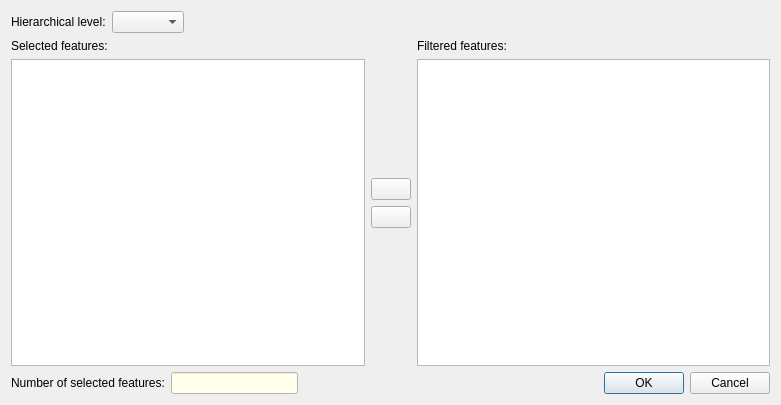
<?xml version="1.0" encoding="UTF-8"?>
<ui version="4.0">
 <class>SelectFeatureDlg</class>
 <widget class="QDialog" name="SelectFeatureDlg">
  <property name="geometry">
   <rect>
    <x>0</x>
    <y>0</y>
    <width>781</width>
    <height>405</height>
   </rect>
  </property>
  <property name="windowTitle">
   <string>Select features</string>
  </property>
  <property name="windowIcon">
   <iconset resource="../STAMP.qrc">
    <normaloff>:/icons/icons/programIcon.png</normaloff>:/icons/icons/programIcon.png</iconset>
  </property>
  <layout class="QVBoxLayout" name="verticalLayout_4">
   <item>
    <layout class="QHBoxLayout" name="horizontalLayout">
     <item>
      <widget class="QLabel" name="label_3">
       <property name="text">
        <string>Hierarchical level:</string>
       </property>
      </widget>
     </item>
     <item>
      <widget class="QComboBox" name="cboHierarchicalLevel">
       <property name="sizeAdjustPolicy">
        <enum>QComboBox::AdjustToContents</enum>
       </property>
      </widget>
     </item>
     <item>
      <spacer name="horizontalSpacer_2">
       <property name="orientation">
        <enum>Qt::Horizontal</enum>
       </property>
       <property name="sizeHint" stdset="0">
        <size>
         <width>40</width>
         <height>20</height>
        </size>
       </property>
      </spacer>
     </item>
    </layout>
   </item>
   <item>
    <layout class="QHBoxLayout" name="horizontalLayout_3">
     <item>
      <layout class="QVBoxLayout" name="verticalLayout_2">
       <item>
        <widget class="QLabel" name="label">
         <property name="text">
          <string>Selected features:</string>
         </property>
        </widget>
       </item>
       <item>
        <widget class="QListWidget" name="lstSelectedFeatures">
         <property name="selectionMode">
          <enum>QAbstractItemView::ExtendedSelection</enum>
         </property>
         <property name="sortingEnabled">
          <bool>true</bool>
         </property>
        </widget>
       </item>
      </layout>
     </item>
     <item>
      <layout class="QVBoxLayout" name="verticalLayout">
       <item>
        <spacer name="verticalSpacer">
         <property name="orientation">
          <enum>Qt::Vertical</enum>
         </property>
         <property name="sizeHint" stdset="0">
          <size>
           <width>20</width>
           <height>40</height>
          </size>
         </property>
        </spacer>
       </item>
       <item>
        <widget class="QPushButton" name="btnFilterFeature">
         <property name="text">
          <string/>
         </property>
         <property name="icon">
          <iconset resource="../STAMP.qrc">
           <normaloff>:/icons/icons/rightArrow.png</normaloff>:/icons/icons/rightArrow.png</iconset>
         </property>
        </widget>
       </item>
       <item>
        <widget class="QPushButton" name="btnAddFeature">
         <property name="text">
          <string/>
         </property>
         <property name="icon">
          <iconset resource="../STAMP.qrc">
           <normaloff>:/icons/icons/leftArrow.png</normaloff>:/icons/icons/leftArrow.png</iconset>
         </property>
        </widget>
       </item>
       <item>
        <spacer name="verticalSpacer_2">
         <property name="orientation">
          <enum>Qt::Vertical</enum>
         </property>
         <property name="sizeHint" stdset="0">
          <size>
           <width>20</width>
           <height>40</height>
          </size>
         </property>
        </spacer>
       </item>
      </layout>
     </item>
     <item>
      <layout class="QVBoxLayout" name="verticalLayout_3">
       <item>
        <widget class="QLabel" name="label_2">
         <property name="text">
          <string>Filtered features:</string>
         </property>
        </widget>
       </item>
       <item>
        <widget class="QListWidget" name="lstFilteredFeatures">
         <property name="selectionMode">
          <enum>QAbstractItemView::ExtendedSelection</enum>
         </property>
         <property name="sortingEnabled">
          <bool>true</bool>
         </property>
        </widget>
       </item>
      </layout>
     </item>
    </layout>
   </item>
   <item>
    <layout class="QHBoxLayout" name="horizontalLayout_2">
     <item>
      <widget class="QLabel" name="label_4">
       <property name="text">
        <string>Number of selected features:</string>
       </property>
      </widget>
     </item>
     <item>
      <widget class="QLineEdit" name="txtNumSelectedFeatures">
       <property name="styleSheet">
        <string notr="true">background-color: rgb(255, 255, 235);</string>
       </property>
       <property name="readOnly">
        <bool>true</bool>
       </property>
      </widget>
     </item>
     <item>
      <spacer name="horizontalSpacer">
       <property name="orientation">
        <enum>Qt::Horizontal</enum>
       </property>
       <property name="sizeHint" stdset="0">
        <size>
         <width>300</width>
         <height>20</height>
        </size>
       </property>
      </spacer>
     </item>
     <item>
      <widget class="QDialogButtonBox" name="buttonBox">
       <property name="orientation">
        <enum>Qt::Horizontal</enum>
       </property>
       <property name="standardButtons">
        <set>QDialogButtonBox::Cancel|QDialogButtonBox::Ok</set>
       </property>
      </widget>
     </item>
    </layout>
   </item>
  </layout>
 </widget>
 <resources>
  <include location="../STAMP.qrc"/>
 </resources>
 <connections>
  <connection>
   <sender>buttonBox</sender>
   <signal>accepted()</signal>
   <receiver>SelectFeatureDlg</receiver>
   <slot>accept()</slot>
   <hints>
    <hint type="sourcelabel">
     <x>512</x>
     <y>242</y>
    </hint>
    <hint type="destinationlabel">
     <x>157</x>
     <y>262</y>
    </hint>
   </hints>
  </connection>
  <connection>
   <sender>buttonBox</sender>
   <signal>rejected()</signal>
   <receiver>SelectFeatureDlg</receiver>
   <slot>reject()</slot>
   <hints>
    <hint type="sourcelabel">
     <x>571</x>
     <y>248</y>
    </hint>
    <hint type="destinationlabel">
     <x>286</x>
     <y>262</y>
    </hint>
   </hints>
  </connection>
 </connections>
 <designerdata>
  <property name="gridDeltaX">
   <number>10</number>
  </property>
  <property name="gridDeltaY">
   <number>10</number>
  </property>
  <property name="gridSnapX">
   <bool>true</bool>
  </property>
  <property name="gridSnapY">
   <bool>true</bool>
  </property>
  <property name="gridVisible">
   <bool>true</bool>
  </property>
 </designerdata>
</ui>
